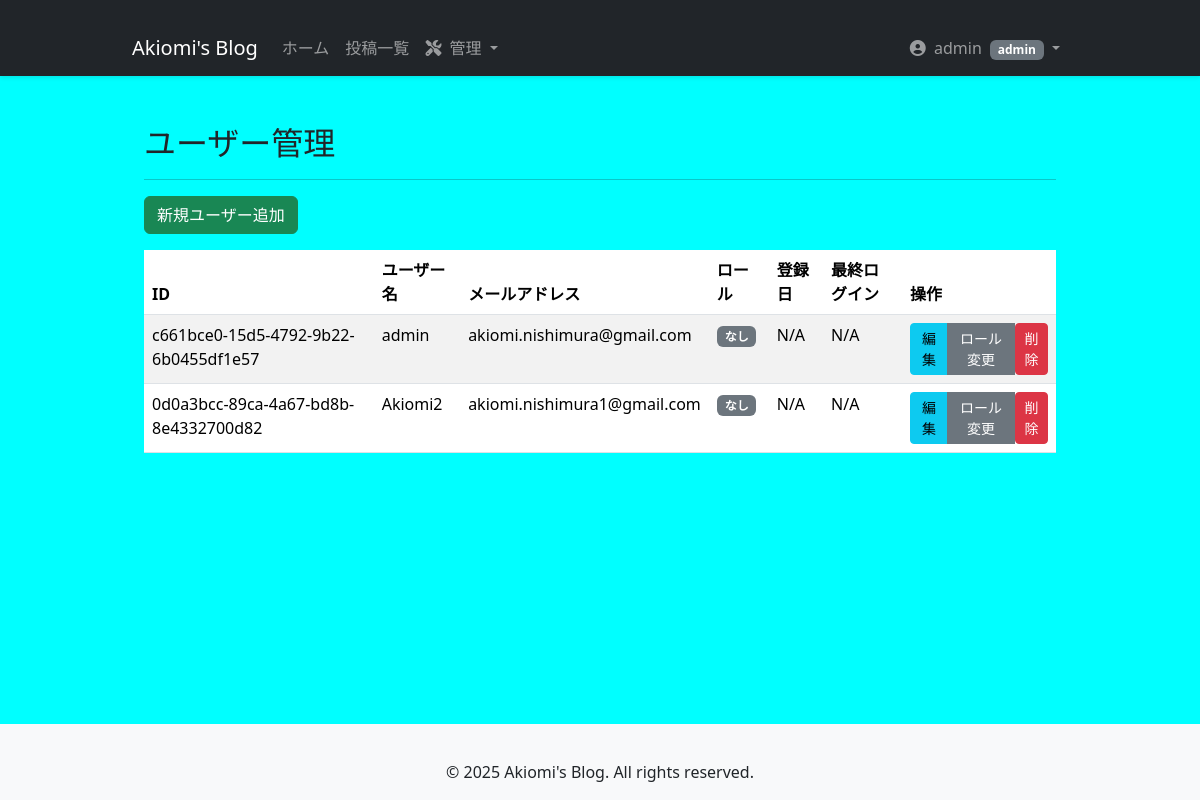
The page /admin/users (signed in) on the database its author committed.
### app/models.py (models this page shows, shortened)
class User(UserMixin, db.Model):
    __tablename__ = 'user'
    id = db.Column(UUIDType(binary=False), primary_key=True, default=uuid.uuid4)
    username = db.Column(db.String(64), unique=True, nullable=False)
    email = db.Column(db.String(120), unique=True, nullable=False)
    password_hash = db.Column(db.String(256), nullable=False)
    role_id = db.Column(db.Integer, db.ForeignKey('role.id'), nullable=True)
    created_at = db.Column(db.DateTime, default=lambda: datetime.now(pytz.utc), nullable=False)
    updated_at = db.Column(db.DateTime, default=lambda: datetime.now(pytz.utc), onupdate=lambda: datetime.now(pytz.utc), nullable=False)
    role = relationship('Role', backref=db.backref('users', lazy='dynamic'))
    posts = relationship('Post', backref='posted_by', lazy='dynamic', cascade='all, delete-orphan')
    categories = relationship('Category', backref='user', lazy='dynamic', cascade='all, delete-orphan')
    tags = relationship('Tag', backref='user', lazy='dynamic', cascade='all, delete-orphan')
    uploaded_images = relationship('Image', back_populates='uploader', lazy='dynamic', cascade='all, delete-orphan')
    comments = relationship('Comment', backref='comment_author', lazy='dynamic', cascade='all, delete-orphan')
    @property
    def is_admin(self):
        return self.has_role('admin')
    def has_role(self, role_name):
        return self.role is not None and self.role.name == role_name

class Role(db.Model):
    __tablename__ = 'role'
    id = db.Column(db.Integer, primary_key=True)
    name = db.Column(db.String(64), unique=True, nullable=False)
    description = db.Column(db.String(256), nullable=True)

### app/admin/routes.py (the view)
@admin_bp.route('/users')
@login_required
def manage_users():
    if not current_user.is_admin:
        flash('管理者権限が必要です。', 'danger')
        return redirect(url_for('home.index'))
    users = User.query.all()
    return render_template('users/manage_users.html', users=users)

### app/admin/templates/users/manage_users.html (shortened to what this page needs)
{% extends "base.html" %}
{% block content %}
<div class="container mt-4">
    <h2>ユーザー管理</h2>
    <hr>
    <div class="mb-3">
        <a href="{{ url_for('admin.add_user') }}" class="btn btn-success">新規ユーザー追加</a>
    </div>
    {% if users %}
    <table class="table table-striped table-hover">
        <thead>
            <tr>
                <th>ID</th>
                <th>ユーザー名</th>
                <th>メールアドレス</th>
                <th>ロール</th>
                <th>登録日</th>
                <th>最終ログイン</th>
                <th>操作</th>
            </tr>
        </thead>
        <tbody>
            {% for user in users %}
            <tr>
                <td>{{ user.id }}</td>
                <td>{{ user.username }}</td>
                <td>{{ user.email }}</td>
                <td>
                    {% if user.roles %}
                        {% for role in user.roles %}
                            <span class="badge bg-info me-1">{{ role.name }}</span>
                        {% endfor %}
                    {% else %}
                        <span class="badge bg-secondary">なし</span>
                    {% endif %}
                </td>
                <td>{{ user.registration_date.strftime('%Y-%m-%d %H:%M') if user.registration_date else 'N/A' }}</td>
                <td>{{ user.last_login.strftime('%Y-%m-%d %H:%M') if user.last_login else 'N/A' }}</td>
                <td>
                    <div class="btn-group" role="group">
                        <a href="{{ url_for('admin.edit_user', user_id=user.id) }}" class="btn btn-sm btn-info">編集</a>
                        <a href="{{ url_for('admin.change_user_role', user_id=user.id) }}" class="btn btn-sm btn-secondary">ロール変更</a>
                        <form action="{{ url_for('admin.delete_user', user_id=user.id) }}" method="POST" class="d-inline" onsubmit="return confirm('本当にこのユーザーを削除しますか？');">
                            <button type="submit" class="btn btn-sm btn-danger">削除</button>
                        </form>
                    </div>
                </td>
            </tr>
            {% endfor %}
        </tbody>
    </table>
    {% else %}
    <p>まだユーザーはいません。</p>
    {% endif %}
</div>
{% endblock %}

### app/templates/base.html (shortened to what this page needs)
<!doctype html>
<html lang="ja">
<head>
    <link href="https://cdn.jsdelivr.net/npm/bootstrap@5.3.3/dist/css/bootstrap.min.css"
             rel="stylesheet"
>
    <link rel="stylesheet" href="https://cdnjs.cloudflare.com/ajax/libs/font-awesome/6.5.2/css/all.min.css"
 />
    <link rel="stylesheet" href="{{ url_for('static', filename='css/style.css') }}">
</head>
<body class="d-flex flex-column min-vh-100">
    <nav class="navbar navbar-expand-lg navbar-dark bg-dark">
        <div class="container">
            <a class="navbar-brand" href="{{ url_for('home.index') }}">Akiomi's Blog</a>
            <div class="collapse navbar-collapse" id="navbarNav">
                <ul class="navbar-nav me-auto mb-2 mb-lg-0">
                    <li class="nav-item">
                        <a class="nav-link" href="{{ url_for('home.index') }}">ホーム</a>
                    </li>
                    <li class="nav-item">
                        <a class="nav-link" href="{{ url_for('public_posts.list_posts') }}">投稿一覧</a>
                    </li>
                    {% if current_user.is_authenticated and current_user.role and current_user.role.name == 'admin' %}
                    <li class="nav-item dropdown">
                        <a class="nav-link dropdown-toggle" href="#" id="adminNavbarDropdown" role="button" data-bs-toggle="dropdown" aria-expanded="false">
                            <i class="fas fa-tools me-1"></i> 管理
                        </a>
                    </li>
                    {% endif %}
                </ul>
                <ul class="navbar-nav ms-auto">
                    {% if current_user.is_authenticated %}
                        <li class="nav-item dropdown">
                            <a class="nav-link dropdown-toggle" href="#" id="navbarDropdown" role="button" data-bs-toggle="dropdown" aria-expanded="false">
                                <i class="fas fa-user-circle me-1"></i>
                                {{ current_user.username }}
                                {% if current_user.role %}
                                    <span class="badge bg-secondary ms-1">{{ current_user.role.name }}</span>
                                {% endif %}
                            </a>
                        </li>
                    {% endif %}
                </ul>
            </div>
        </div>
    </nav>
    <main class="flex-grow-1 container mt-4">
        {% block content %}{% endblock %}
    </main>
    <footer class="bg-light py-3 mt-auto">
        <div class="container text-center">
            <p class="mb-0">&copy; {{ current_year }} Akiomi's Blog. All rights reserved.</p>
        </div>
    </footer>
</body>
</html>

### static/css/style.css (style rules this page uses)
body { background-color: #00ffff; font-family: 'Segoe UI', Tahoma, Geneva, Verdana, sans-serif; }
.navbar { box-shadow: 0 2px 4px rgba(0,0,0,.1); }
.container { max-width: 960px; margin-top: 20px; }

### rows shown on the page
User: username "admin", id "c661bce0-15d5-4792-9b22-6b0455df1e57", email "akiomi.nishimura@gmail.com", registration_date "N/A", last_login "N/A"
Role: role.name "admin"
User: id "0d0a3bcc-89ca-4a67-bd8b-8e4332700d82", username "Akiomi2", email "akiomi.nishimura1@gmail.com", registration_date "N/A", last_login "N/A"
